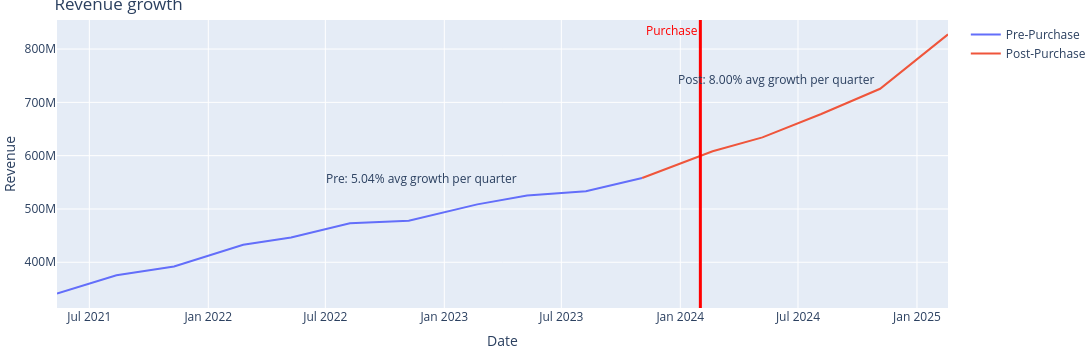

Write notebook code for a chart like this one.
### Markdown cell above
## Revenue growth

The rates below are compound average **quarterly** revenue growth rates:
`(last revenue / first revenue) ** (1 / (number of quarters - 1)) - 1`.
The data contains consecutive quarters, so each row-to-row interval is one
quarter.

1. Was revenue growth accelerating or slowing?
2. Were operating margins improving?
3. How did these measures change from the latest quarter known at purchase to the latest available by end?

`Revenue growth`

### Code cell
total_growth_pre = (known_at_purchase.iloc[-1]["revenue_usd"] / known_at_purchase.iloc[0]["revenue_usd"])
m = len(known_at_purchase) - 1
avg_growth_pre = (total_growth_pre ** (1 / m) - 1) * 100

m = len(analysis) - 1
total_growth_post = (analysis.iloc[-1]["revenue_usd"] / analysis.iloc[0]["revenue_usd"])
avg_growth_post = (total_growth_post ** (1 / m) - 1) * 100

fig = px.line(known_at_purchase, x="filed", y="revenue_usd", height=350, width=1300, labels={"index":"Date", "revenue_usd":"Revenue", "filed":"Date"}, title="Revenue growth").update_traces(name="Pre-Purchase", showlegend=True)

fig.add_annotation(
    x=0.3, y=0.45, xref="paper", yref="paper", showarrow=False,
    text=f"Pre: {avg_growth_pre:.2f}% avg growth per quarter"
).add_annotation(
    x=0.92, y=0.83, xref="paper", yref="paper", showarrow=False,
    text=f"Post: {avg_growth_post:.2f}% avg growth per quarter"
).add_vline(
    x=purchase_date, line_color="red", line_width=3,
    annotation_text=f"Purchase",
    annotation_position=f"top left",
    annotation_font_color="red")

post_plot = pd.concat([known_at_purchase.tail(1), analysis])

fig.add_scatter(
    x=post_plot["filed"], y=post_plot["revenue_usd"],
    mode="lines", name="Post-Purchase"
)

fig.update_layout(margin=dict(l=5, r=00, t=20, b=10)).show()

### Figure 1 — Plotly figure (JSON) as saved in the notebook; plotly's stock layout.template omitted (floating-point values rounded to 4 significant figures)
{"data": [{"hovertemplate": "Date=%{x}<br>Revenue=%{y}<extra></extra>", "legendgroup": "", "line": {"color": "#636efa", "dash": "solid"}, "marker": {"symbol": "circle"}, "mode": "lines", "name": "Pre-Purchase", "orientation": "v", "showlegend": true, "type": "scatter", "x": ["2021-05-12T00:00:00", "2021-08-12T00:00:00", "2021-11-09T00:00:00", "2022-02-24T00:00:00", "2022-05-09T00:00:00", "2022-08-08T00:00:00", "2022-11-07T00:00:00", "2023-02-21T00:00:00", "2023-05-09T00:00:00", "2023-08-08T00:00:00", "2023-11-03T00:00:00"], "xaxis": "x", "y": [341200000.0, 375600000.0, 392100000.0, 432900000.0, 446400000.0, 473000000.0, 477900000.0, 508600000.0, 525200000.0, 533300000.0, 558200000.0], "yaxis": "y"}, {"mode": "lines", "name": "Post-Purchase", "type": "scatter", "x": ["2023-11-03T00:00:00", "2024-02-20T00:00:00", "2024-05-07T00:00:00", "2024-08-06T00:00:00", "2024-11-05T00:00:00", "2025-02-18T00:00:00"], "y": [558200000.0, 608400000.0, 634300000.0, 678100000.0, 725500000.0, 827500000.0]}], "layout": {"annotations": [{"showarrow": false, "text": "Pre: 5.04% avg growth per quarter", "x": 0.3, "xref": "paper", "y": 0.45, "yref": "paper"}, {"showarrow": false, "text": "Post: 8.00% avg growth per quarter", "x": 0.92, "xref": "paper", "y": 0.83, "yref": "paper"}, {"font": {"color": "red"}, "showarrow": false, "text": "Purchase", "x": "2024-02-01", "xanchor": "right", "xref": "x", "y": 1, "yanchor": "top", "yref": "y domain"}], "height": 350, "legend": {"tracegroupgap": 0}, "margin": {"b": 10, "l": 5, "r": 0, "t": 20}, "shapes": [{"line": {"color": "red", "width": 3}, "type": "line", "x0": "2024-02-01", "x1": "2024-02-01", "xref": "x", "y0": 0, "y1": 1, "yref": "y domain"}], "title": {"text": "Revenue growth"}, "width": 1300, "xaxis": {"anchor": "y", "domain": [0, 1], "title": {"text": "Date"}}, "yaxis": {"anchor": "x", "domain": [0, 1], "title": {"text": "Revenue"}}}}
